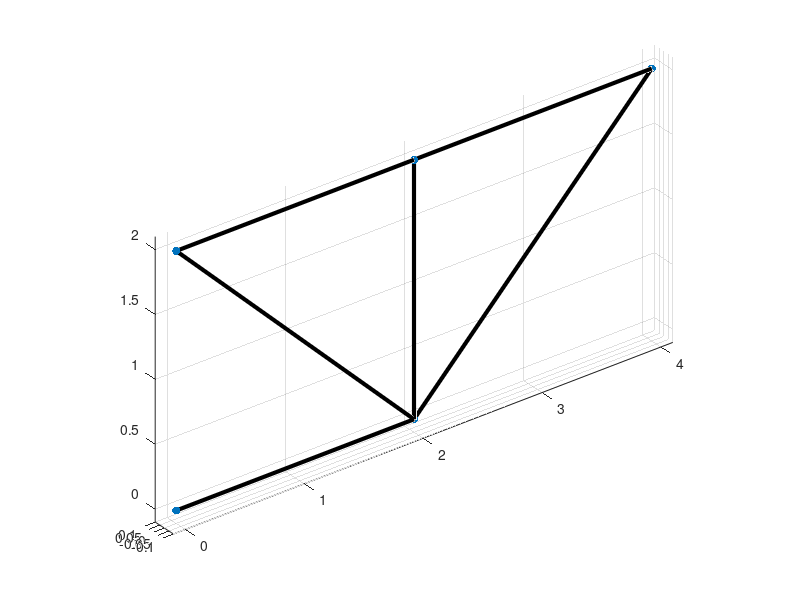

Recreate this plot in MATLAB. (Note: this script raises an error after producing the figure.)
% Stability analysis example of 3D truss structure computed employing frame elements
%
% Topology taken from Torii, A.J., Lopez, R.H. & Miguel, L.F.F. 
% Modeling of global and local stability in optimization of truss-like structures using frame elements. 
% Struct Multidisc Optim 51, 1187–1198 (2015). https://doi.org/10.1007/s00158-014-1203-y
%
% (c) S. Glanc, M. Leps 2024
%
clear
close all
clc
addpath 'framesFEM'
%% Sections
%
nSections = 6 ; % number of cross-sections

r0 = 10*10^-3 % minimal radius 10 mm ; Original settings from (Torii et al., 2015) is r0 = 40*10^-3 mm

sections.A = (15*pi*(ones(nSections,1)*r0).^2)/64 ;                                 % cross section area

for j = 1:nSections
    sections.Iy(j,1) = sections.A(j)^2*113/(60*pi)  ;     % moment of inertia 
end

sections.Iz = sections.Iy;                          % moment of inertia 
sections.Ix = sections.Iy*2;                        % moment of inertia 
sections.E  = ones(nSections,1) * 210*10^9; % Young moduli of individual elements of beam
sections.v  = ones(nSections,1) * 0.3;      % Young moduli of individual elements of beam

ndisc = 8;                                          % number of FEM elements per beam

%% Nodes
nodes.x = [0;2;0;2;4];                              % x coordinates of nodes
nodes.y = [0;0;0;0;0];                              % y coordinates of nodes
nodes.z = [0;0;2;2;2];                              % z coordinates of nodes
nodes.nnodes = numel(nodes.x);                      % number of nodes

%% Supports
kinematic.x.nodes = [1;3];                          % node indices with restricted x-direction displacements
kinematic.y.nodes = [1;3];                          % node indices with restricted y-direction displacements
kinematic.z.nodes = [1;3];                          % node indices with restricted z-direction displacements
kinematic.rx.nodes = [];                            % node indices with restricted x-direction rotations
kinematic.ry.nodes = [];                            % node indices with restricted y-direction rotations
kinematic.rz.nodes = [1;3];                         % node indices with restricted z-direction rotations

nodes.dofs = true(nodes.nnodes,6);                  % no kinematic boundary conditions
nodes.dofs(kinematic.x.nodes,1) = false;            % mark prevented movement in x-direction
nodes.dofs(kinematic.y.nodes,2) = false;            % mark prevented movement in y-direction
nodes.dofs(kinematic.z.nodes,3) = false;            % mark prevented movement in z-direction
nodes.dofs(kinematic.rx.nodes,4) = false;           % mark prevented rotation in x-direction
nodes.dofs(kinematic.ry.nodes,5) = false;           % mark prevented rotation in y-direction
nodes.dofs(kinematic.rz.nodes,6) = false;           % mark prevented rotation in z-direction

%% Beams
beams.nodesHead = [1;3;3;2;4;2];                    % elements starting nodes
beams.nodesEnd  = [2;2;4;4;5;5];                    % elements ending nodes
beams.nbeams = numel(beams.nodesHead);              % number of beams

% Beams sections
beams.disc      = ones(beams.nbeams,1)*ndisc;       % disretization of beams
beams.sections  = 1:nSections;              % id of sections to beams

%% Ground structure                                 % graph with nodes and beams
plot3([nodes.x(beams.nodesHead) nodes.x(beams.nodesEnd)]', ...
     [nodes.y(beams.nodesHead) nodes.y(beams.nodesEnd)]', ...
     [nodes.z(beams.nodesHead) nodes.z(beams.nodesEnd)]', ...
     'k','LineWidth',3);
hold on;
scatter3(nodes.x, nodes.y, nodes.z, 'black', 'filled', 'o');
axis equal;
xlim([min(nodes.x)-0.1,max(nodes.x)+0.1]);          % to avoid tight limits
ylim([min(nodes.y)-0.1,max(nodes.y)+0.1]);          % to avoid tight limits
zlim([min(nodes.z)-0.1,max(nodes.z)+0.1]);          % to avoid tight limits
grid on

%% Loads
loads.y.nodes = [];                                 % node indices with x-direction forces
loads.y.value = [];                                 % magnitude of the x-direction forces
loads.x.nodes = [];                                 % node indices with y-direction forces
loads.x.value = [];                                 % magnitude of the y-direction forces 
loads.z.nodes = [5];                                % node indices with z-direction forces
loads.z.value = [-1000];                            % magnitude of the z-direction forces 

loads.rx.nodes = [];                                % node indices with x-direction moments
loads.rx.value = [];                                % magnitude of the x-direction moments
loads.ry.nodes = [];                                % node indices with y-direction moments
loads.ry.value = [];                                % magnitude of the y-direction moments 
loads.rz.nodes = [];                                % node indices with z-direction moments
loads.rz.value = []; 

%% Force vector
forceVector = sparse([loads.x.nodes*6-5; loads.y.nodes*6-4; loads.z.nodes*6-3;loads.rx.nodes*3-2; loads.ry.nodes*3-1; loads.rz.nodes*3], ...
                     1, ...
                     [loads.x.value; loads.y.value; loads.z.value;loads.rx.value; loads.ry.value; loads.rz.value], ...
                     nodes.nnodes*6, 1);
f = forceVector(reshape(reshape(nodes.dofs.',[],1).', 1, [])');
%% FEM
nodes.ndofs = sum(sum(nodes.dofs));                 % number of unknown dofs

beams.vectorX = beamVertexFn(beams,nodes);          % X vectors for beams
beams.codeNumbers = codeNumbersFn(beams,nodes);     % beam code numbers
beams.XY = XYtoBeamsFn(beams);                      % define the XY plane for beams

elements = discretizationBeamsFn(beams,nodes);      % discretisation of beams into elements
elements.XY = XYtoElementFn(beams);                 % XY plane assignment for elemtns  
elements.sections = sectionToElementFn(sections,beams); % sections assignment for elemtns  
elements.ndofs = max(max(elements.codeNumbers));    % number of unknown dofs for elements  

% Linear analysis 
endForces.global = sparse(elements.ndofs,1);                                
endForces.global(1:max(max(beams.codeNumbers))) = f;    % assembly force vector
transformationMatrix = transformationMatrixFn(elements);    % local and global transformation matrix and lengths in struct
stiffnesMatrix = stiffnessMatrixFn(elements,transformationMatrix); % local and global stifness matrix in struct

[endForces.local, displ] = endForcesFn(stiffnesMatrix,endForces,transformationMatrix,elements); % Solving FEM -> u = K\f

geometricMatrix = geometricMatrixFnV2(elements,transformationMatrix,endForces);             % Geometric stiffness matrix

volume = sum(elements.sections.A .* transformationMatrix.lengths);

% Stability
Results = criticalLoadFn(stiffnesMatrix.global,geometricMatrix.global,100);

[sortedValues,sortedVectors]= sortValuesVectorFn(Results.values,Results.vectors);

%% Post-procesing
disp('= Section areas ========')
fprintf('A%d = %f\n', [(1:nSections)', sections.A]');
fprintf('Volume: %f\n', value(volume));

disp('= 1. critical load =====')
fprintf('lambda%d = %f\n', [(1:numel(sortedValues(1:5)))', value(sortedValues(1:5))]');

for i = 1:beams.nbeams
    idR = 1:12;
    idC = (i-1)*ndisc + 1 : i*ndisc;
    endForces.beams{i} = endForces.local(idR, idC);
    N(1,i)=endForces.beams{i}(7,1);
end

N = full(N'/1000);
disp('= Normal forces ========')
fprintf('N%d = %f kN \n', [(1:numel(N))', value(N)]');
sigma = N./value(sections.A)/1000;
disp('= Normal stresses ======')
fprintf('sigma%d = %f MPa \n', [(1:numel(sigma))', value(sigma)]');
% Graph of deformed structure
graph = deformationGraphFn(nodes,beams,sortedVectors(:,1),3);